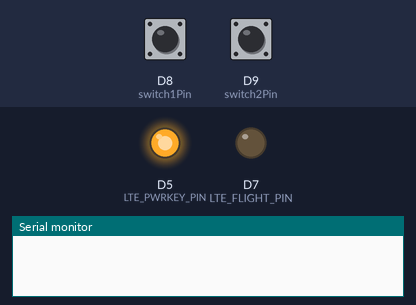
Simulated run of this sketch. Board: Arduino Zero (SAMD21). On the bench: output pins drawn as LEDs (lit = HIGH), the last lines printed to the serial monitor. The inputs (shaded band) are chosen by the test bench; at power-on: D8 (switch1Pin) HIGH, D9 (switch2Pin) HIGH. The modem accepts every AT command (registered, SIM ready, sends succeed) and sends nothing else.

Above: at 0.2 s.
At 16.6 s:
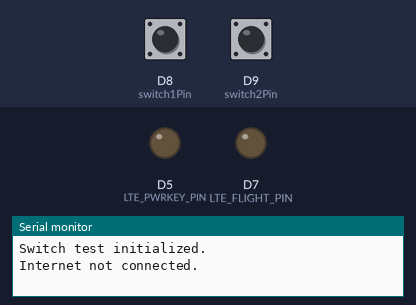
16.7 s: D8 (switch1Pin) pulled LOW for 0.15 s
18.8 s: D9 (switch2Pin) pulled LOW for 0.15 s
Timing chart, 0 to 21.8 s (numbered marks = the images above; inputs shaded):
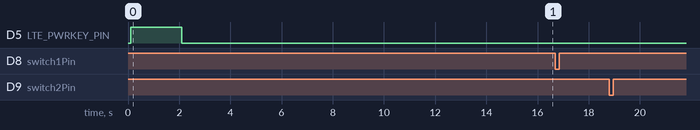

The sketch:

real-time-tracking.ino
```cpp
/*
This code is for the initial phase requirements, which involve fetching GPS data and handling SOS and OK interrupts, then sending the data through an HTTP POST request.
 */

#define DEBUG false

#define LTE_PWRKEY_PIN 5
#define LTE_RESET_PIN 6
#define LTE_FLIGHT_PIN 7

const int switch1Pin = 8;
const int switch2Pin = 9;

volatile bool sosPressed = false;
volatile bool okPressed = false;
volatile bool sendingMessage = false;

unsigned long lastTrackSendTime = 0;
const unsigned long trackSendInterval = 500; // 0.5 seconds

int gpsSendAttempts = 0;
const int maxAttempts = 25;

String sendData(String command, const int timeout, boolean debug = false) {
    String response = "";
    Serial1.println(command);

    long int startTime = millis();
    while (millis() - startTime < timeout) {
        while (Serial1.available()) {
            char c = Serial1.read();
            response += c;
        }
    }

    if (debug) {
        SerialUSB.print(command);
        SerialUSB.print(" Response: ");
        SerialUSB.println(response);
    }

    return response;
}

String extractNMEA(String response) {
    int start = response.indexOf("+CGPSINFO: ");
    if (start != -1) {
        start += 11; // Move past "+CGPSINFO: "
        int end = response.indexOf("OK", start);
        if (end != -1 && end > start) {
            String nmea = response.substring(start, end);
            nmea.trim(); // Trim any leading/trailing whitespace
            return nmea;
        }
    }
    return ""; // Return empty string if NMEA sentence not found or invalid format
}

bool sendHTTPRequest(String url, String jsonPayload, bool breath) {
    if (breath) {
        delay(50);  // Adjusted for minimal delay
    }
    SerialUSB.println("Sending HTTP request to " + url);

    sendData("AT+HTTPINIT", 100, DEBUG);
    sendData("AT+HTTPPARA=\"CID\",1", 100, DEBUG);
    sendData("AT+HTTPPARA=\"URL\",\"" + url + "\"", 100, DEBUG);
    sendData("AT+HTTPPARA=\"CONTENT\",\"application/json\"", 100, DEBUG);
    sendData("AT+HTTPDATA=" + String(jsonPayload.length()) + ",2000", 100);
    sendData(jsonPayload, 100, DEBUG);
    String response = sendData("AT+HTTPACTION=1", 2000, DEBUG);
    sendData("AT+HTTPTERM", 100, DEBUG);

    if (breath) {
        if (response.indexOf("200") != -1) {
            SerialUSB.println("HTTP request sent successfully.");
            return false;
        } else {
            SerialUSB.println("Failed to send HTTP request.");
            return true;
        }
    } else {
        return true;
    }
}

void sendTrackData() {
    String gpsInfo = sendData("AT+CGPSINFO", 1300, DEBUG);
    String nmeaSentence = extractNMEA(gpsInfo);
    SerialUSB.println(nmeaSentence + " nmea");

    if (nmeaSentence.length() > 8) {
        SerialUSB.println("Sending Track data");

        String jsonPayload = "{\"nmea\": \"" + nmeaSentence + "\",\"carId\":2}";
        String requestBinURL = "<YOUR_TRACK_ENDPOINT>";
        if (sendHTTPRequest(requestBinURL, jsonPayload, false)) {
            // Retry logic if needed
        }
    }
}

void handleSosPress() {
    delay(50);  // Simple debounce
    if (digitalRead(switch1Pin) == LOW) {  // Check if the button is still pressed
        sosPressed = true;
    }
}

void handleOkPress() {
    delay(50);  // Simple debounce
    if (digitalRead(switch2Pin) == LOW) {  // Check if the button is still pressed
        okPressed = true;
    }
}

void setup() {
    SerialUSB.begin(115200);
    Serial1.begin(115200);

    pinMode(LTE_RESET_PIN, OUTPUT);
    digitalWrite(LTE_RESET_PIN, LOW);

    pinMode(LTE_PWRKEY_PIN, OUTPUT);
    digitalWrite(LTE_PWRKEY_PIN, LOW);
    delay(100);
    digitalWrite(LTE_PWRKEY_PIN, HIGH);
    delay(2000);
    digitalWrite(LTE_PWRKEY_PIN, LOW);

    pinMode(LTE_FLIGHT_PIN, OUTPUT);
    digitalWrite(LTE_FLIGHT_PIN, LOW);

    pinMode(switch1Pin, INPUT_PULLUP);  // Enable internal pull-up resistor
    pinMode(switch2Pin, INPUT_PULLUP);  // Enable internal pull-up resistor

    attachInterrupt(digitalPinToInterrupt(switch1Pin), handleSosPress, FALLING);
    attachInterrupt(digitalPinToInterrupt(switch2Pin), handleOkPress, FALLING);

    while (!SerialUSB) {
        delay(10);
    }

    sosPressed = false;
    okPressed = false;

    SerialUSB.println("Switch test initialized.");
    //String response = sendData("AT+CFUN=1,1", 5000, DEBUG);
    String response = sendData("AT+CGATT=0", 2000, DEBUG);
   response = sendData("AT+CGATT=1", 2000, DEBUG);
  response = sendData("AT+CGACT=1,1", 2000, DEBUG);
  response = sendData("AT+CGPADDR=1", 1300, DEBUG);
  if (response.indexOf("OK") != -1 && response.indexOf(".") != -1) {
    SerialUSB.println("Internet connected.");
  } else {
    SerialUSB.println("Internet not connected.");
  }
    response = sendData("AT+CGPS=0", 3000, DEBUG);
    response = sendData("AT+CGPS=1", 3000, DEBUG);
}

void loop() {
    if (sosPressed) {
        sendingMessage = true;
        sosPressed = false;
        int max_sos_attempt = 0;
        while (max_sos_attempt++ < 25) {
            if (!sendHTTPRequest("<YOUR_SOS_ENDPOINT>", "{\"carId\":2, \"message\": \"SOS\"}", true)) {
                SerialUSB.println("SOS DONE");
                break;
            }
            SerialUSB.println("SOS NOT DONE");
        }
        sendingMessage = false;
    }

    if (okPressed) {
        sendingMessage = true;
        okPressed = false;
        int max_ok_attempt = 0;
        while (max_ok_attempt++ < 25) {
            if (!sendHTTPRequest("<YOUR_OK_ENDPOINT>", "{\"carId\":2, \"message\": \"OK\"}", true)) {
                SerialUSB.println("OK DONE");
                break;
            }
            SerialUSB.println("OK NOT DONE");
        }
        sendingMessage = false;
    }

    if (!sendingMessage) {
        sendTrackData();  // Attempt to send track data only if no SOS or OK is being sent
    }

    delay(trackSendInterval); // Add a delay to prevent constant looping
}
```
